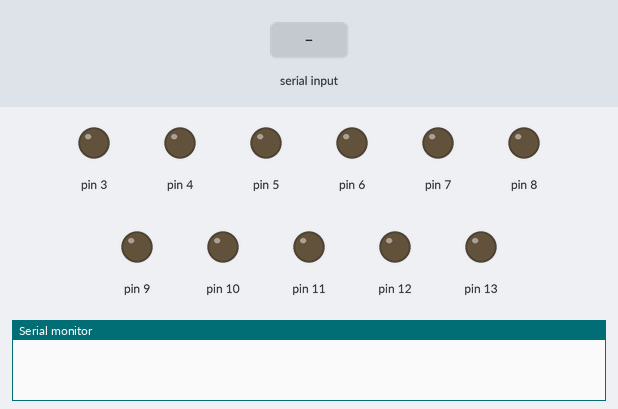
A sketch run on a simulated Arduino Uno, built with avr-gcc and run on an emulated ATmega328P. On the bench: output pins drawn as LEDs (lit = HIGH), the last lines printed to the serial monitor. Inputs (shaded band) come from the test bench.

Above: at 1.2 s.
1.3 s: "a" received over Serial
At 2.1 s:
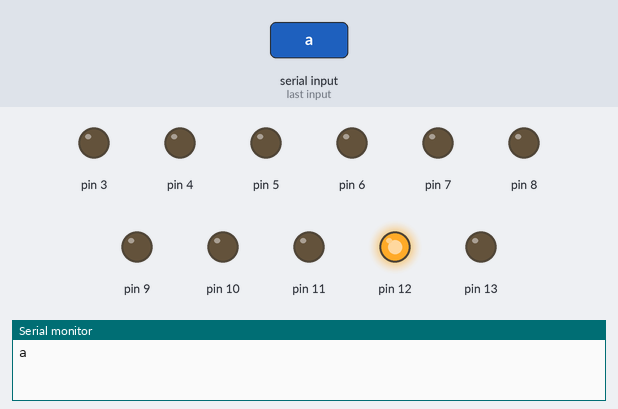
3.7 s: byte 107 ('k') received over Serial
At 4.5 s:
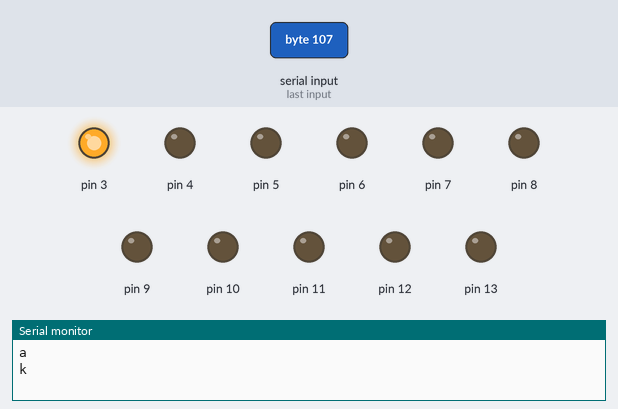
6.1 s: byte 108 ('l') received over Serial
At 6.9 s:
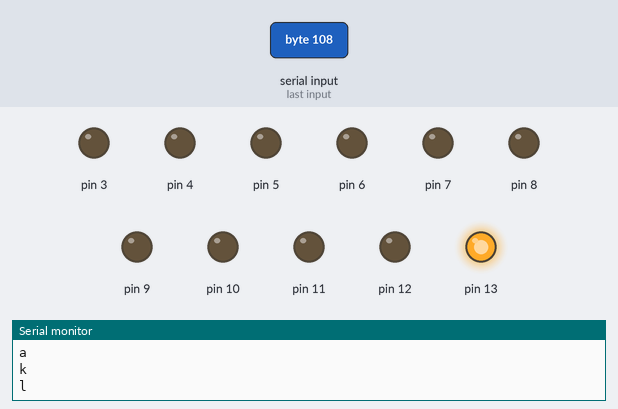
8.5 s: "b" received over Serial
At 9.1 s:
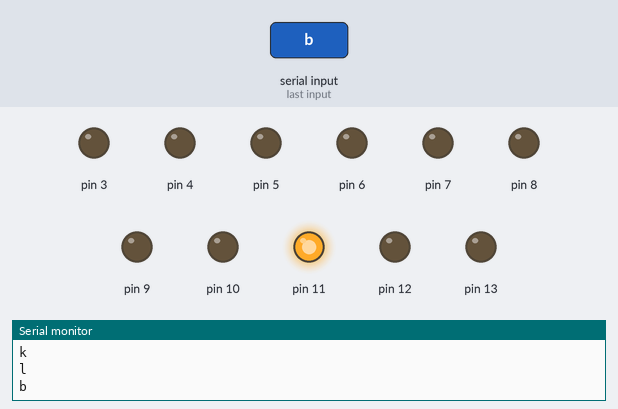
10.9 s: "d" received over Serial
At 11.7 s:
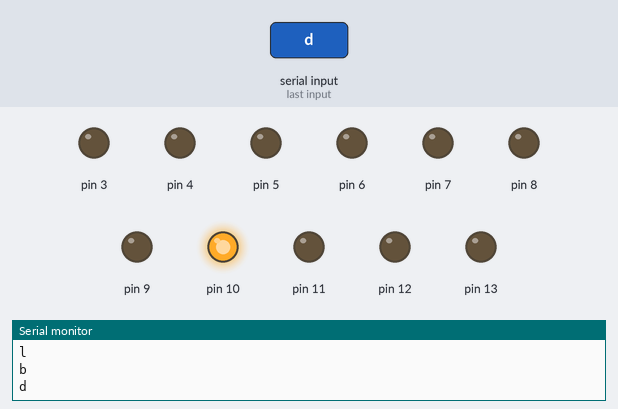
13.3 s: "e" received over Serial
At 14.1 s:
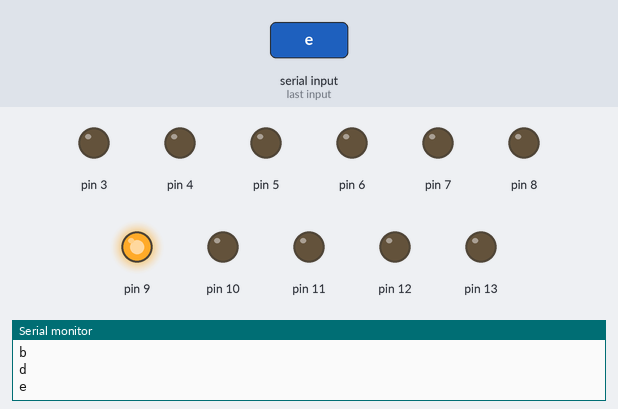
Timing chart, 0 to 16.3 s (numbered marks = the images above; inputs shaded):
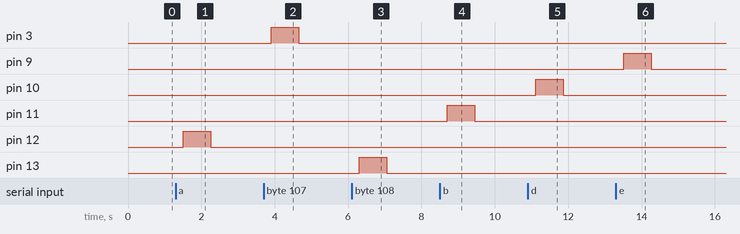

Measured:
- after the input at 1.3 s, pin 12: LOW → HIGH after 0.20 s, → LOW 0.75 s later
- after the input at 3.7 s, pin 3: LOW → HIGH after 0.20 s, → LOW 0.75 s later
- after the input at 6.1 s, pin 13: LOW → HIGH after 0.21 s, → LOW 0.75 s later
- after the input at 8.5 s, pin 11: LOW → HIGH after 0.21 s, → LOW 0.75 s later
- after the input at 10.9 s, pin 10: LOW → HIGH after 0.21 s, → LOW 0.75 s later
- after the input at 13.3 s, pin 9: LOW → HIGH after 0.21 s, → LOW 0.75 s later

The sketch:

bluethooth.ino
```cpp
void setup() {
  Serial.begin(9600);
  pinMode(13, OUTPUT);
  pinMode(12, OUTPUT);
  pinMode(11, OUTPUT);
  pinMode(10, OUTPUT);
  pinMode(9, OUTPUT);
  pinMode(8, OUTPUT);
  pinMode(7, OUTPUT);
  pinMode(6, OUTPUT);
  pinMode(5, OUTPUT);
  pinMode(4, OUTPUT);
  pinMode(3, OUTPUT);
  //   pinMode(2, OUTPUT);// put your setup code here, to run once:
}

void loop() {
  // put your main code here, to run repeatedly:
  if (Serial.available() > 0)
  {
    char data = Serial.read(); // reading the data received from the bluetooth module
    for (int i = 3 ; i <= 13; i++) {
      digitalWrite(i, LOW);
    }
    delay(200);
    switch (data)
    {


               case 'a': digitalWrite(12, HIGH); break;
               case 'b': digitalWrite(11, HIGH); break;
              case 'c': digitalWrite(11, HIGH);break;
              case 'd': digitalWrite(10, HIGH);break;
              case 'e': digitalWrite(9, HIGH);break;
              case 'f': digitalWrite(8, HIGH);break;
              case 'g': digitalWrite(7, HIGH);break;
              case 'h': digitalWrite(6, HIGH);break;
              case 'i': digitalWrite(5, HIGH);break;
              case 'j': digitalWrite(4, HIGH);break;
              case 'k': digitalWrite(3, HIGH);break;
             case 'l': digitalWrite(13,HIGH);break;
      //   case 'm': digitalWrite(13,HIGH);break;
      // case 'l': digitalWrite(2, HIGH);break;

      default : break;
    }
    Serial.println(data);
    delay(700);
  }

  delay(50);
  for (int i = 3; i <= 13; i++) {
    digitalWrite(i, LOW);
  }
  //  exit(0);
}
```
